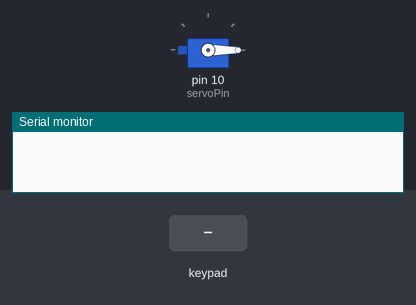
Recording of a sketch running on a simulated Arduino Uno, built with avr-gcc and run on an emulated ATmega328P. Shown: servo, the last lines printed to the serial monitor. Inputs (shaded band) come from the test bench.

Above: at 1.2 s.
1.3 s: key '1' pressed
2.8 s: keypad keys 4 1 9 A pressed 0.4 s apart
At 5.4 s:
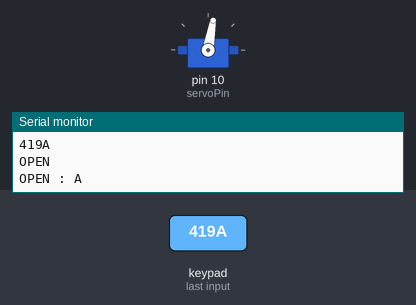
Timing chart, 0 to 20.5 s (numbered marks = the images above; inputs shaded):
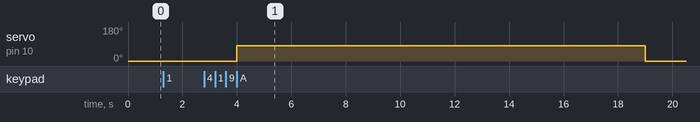

The sketch:

Tirelire_arduino.ino
```cpp
#include <Keypad.h>
#include <Servo.h>

/*-------------NOTE----------------
 *
 *
 *
 *
 *
 *
 */

//KEYPAD
const byte rows = 4;
const byte cols = 4;
char keys[rows][cols] = {
  {'1', '2', '3', 'A'},
  {'4', '5', '6', 'B'},
  {'7', '8', '9', 'C'},
  {'*', '0', '#', 'D'}
};
byte rowPins[rows] = {9,8,7,6};
byte colsPins[cols] = {5,4,3,2};
Keypad keypad = Keypad(makeKeymap(keys), rowPins, colsPins, rows, cols);

//SERVO
Servo myServo;
const byte servoPin = 10;
const byte angleInit = 0; //A definir. Angle de départ du servo moteur
const byte angleOuverture = 80; //Angle d'ouverture de la porte

//Mot de passe
const String mdp = "419";
String buffer = "FFFF";
boolean doorOpen = false; //true = porte ouverte, false = porte fermée
byte k = 0; //variable permettant le remplissage initial du

void setup()
{
  Serial.begin(9600);
  myServo.attach(servoPin);
  myServo.write(angleInit);
}

void loop()
{
  char key = keypad.getKey();

  if (key != NO_KEY)
  {
    Serial.println(key);
    if (buffer[3] == 'F') //Tant que le buffer n'est pas remplie, on remplie le buffer
    {
      buffer[k] = key;
      k++;
    }
    else //Si le buffer est plein, on décale toute les lettres et la nouvelle entrée est mise en dernière position du buffer
    {
      for (byte i = 0; i < buffer.length(); i++)
        buffer[i] = buffer[i+1];
      buffer[mdp.length()] = key;
    }

    Serial.println(buffer);

    if ((buffer.substring(0,3) == mdp) && doorOpen == false)// ICI
    {
      Serial.println("OPEN");
      doorOpen = true;
      if (buffer[3] == 'A')
      {
        Serial.println("OPEN : A");
        myServo.write(angleInit + angleOuverture);
        delay(15000);
        myServo.write(angleInit);
        doorOpen = false;
      }
      else if (buffer[3] == 'D')
      {
        myServo.write(angleInit + angleOuverture);
      }
    }

    if (doorOpen == true && key == 'D')
    {
      Serial.println("CLOSE");
      myServo.write(angleInit);
      doorOpen = false;
    }

  }

}
```

Measured:
- after the input at 2.8 s, servo on pin 10 (servoPin): 0° → 80° after 1.2 s, → 0° 15.0 s later
